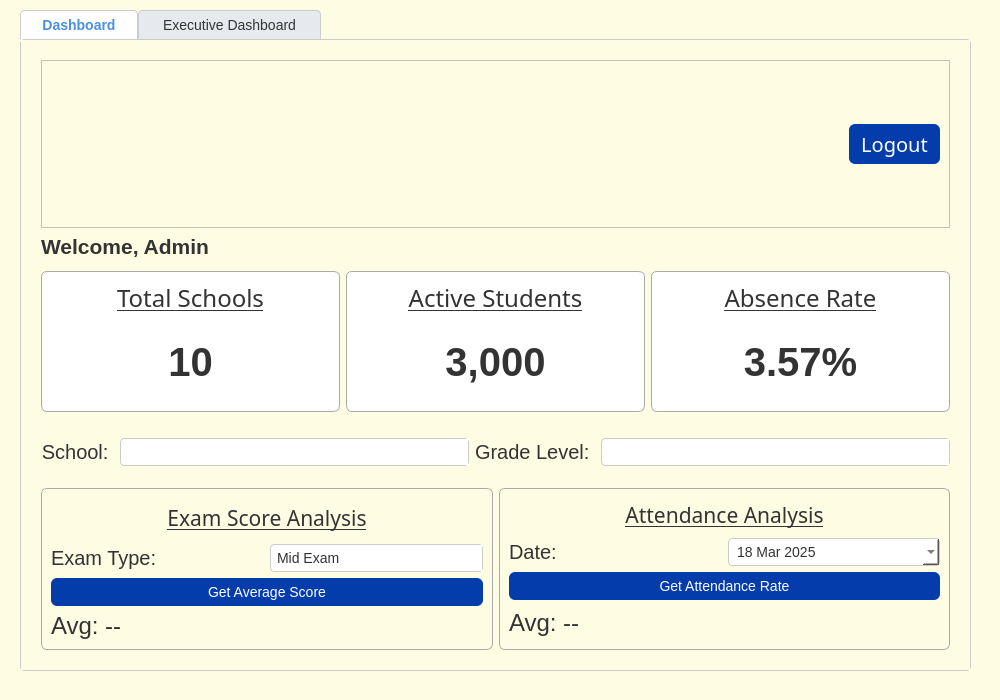
<?xml version="1.0" encoding="UTF-8"?>
<ui version="4.0">
 <class>DistrictEmployeeDashboard</class>
 <widget class="QMainWindow" name="DistrictEmployeeDashboard">
  <property name="geometry">
   <rect>
    <x>0</x>
    <y>0</y>
    <width>1000</width>
    <height>700</height>
   </rect>
  </property>
  <property name="minimumSize">
   <size>
    <width>1000</width>
    <height>700</height>
   </size>
  </property>
  <property name="maximumSize">
   <size>
    <width>1000</width>
    <height>707</height>
   </size>
  </property>
  <property name="windowTitle">
   <string>Sunnydale School District - Admin Portal</string>
  </property>
  <property name="styleSheet">
   <string notr="true"/>
  </property>
  <widget class="QWidget" name="centralwidget">
   <property name="styleSheet">
    <string notr="true">/* === GENERAL APP STYLE === */
QMainWindow {
    font-family: 'Segoe UI', sans-serif;
    font-size: 14px;
    color: #333;
}

QWidget {
    background-color: rgb(255, 252, 228);
    font-family: 'Segoe UI', sans-serif;
    font-size: 14px;
    color: #333;
}

/* === PUSH BUTTONS === */
QPushButton {
    background-color: rgb(5, 60, 171);
    color: white;
    border: none;
    border-radius: 6px;
    padding: 6px 12px;
}

QPushButton:hover {
    background-color: #357ABD;
}

QPushButton:pressed {
    background-color: #2e5aa0;
}

/* === COMBOBOX, INPUTS, TEXTAREA === */
QComboBox, QLineEdit, QTextEdit, QDateEdit, QTimeEdit {
    background-color: #ffffff;
    border: 1px solid #ccc;
    border-radius: 4px;
    padding: 4px 6px;
}

QComboBox::drop-down {
    border: none;
    background-color: white;
}

QComboBox QAbstractItemView {
    background-color: white;
}

/* === TABLES === */
QTableWidget, QTableView {
    background-color: #ffffff;
    alternate-background-color: #f0f0f0;
    gridline-color: #dcdcdc;
    border: 1px solid #ccc;
    border-radius: 4px;
}

QHeaderView::section {
    background-color: #e6e9ed;
    padding: 4px;
    border: none;
    font-weight: bold;
}

/* === LIST WIDGETS === */
QListWidget {
    background-color: #ffffff;
    border: 1px solid #ccc;
    border-radius: 4px;
}

/* === CALENDAR === */
QCalendarWidget QToolButton {
    color: #4a90e2;
}

QCalendarWidget QAbstractItemView {
    selection-background-color: #4a90e2;
    selection-color: white;
}

/* === GROUP BOXES === */
QGroupBox {
    border: 1px solid #aaa;
    border-radius: 6px;
    margin-top: 6px;
}

QGroupBox::title {
    subcontrol-origin: margin;
    left: 10px;
    padding: 0 4px;
    background-color: transparent;
    color: #4a90e2;
    font-weight: bold;
}

/* === TABS === */
QTabWidget::pane {
    border: 1px solid #ccc;
    border-radius: 4px;
}

QTabBar::tab {
    background: #e6e9ed;
    padding: 6px 12px;
    border: 1px solid #ccc;
    border-bottom: none;
    border-top-left-radius: 4px;
    border-top-right-radius: 4px;
}

QTabBar::tab:selected {
    background: #ffffff;
    color: #4a90e2;
    font-weight: bold;
}

/* === TOOLTIP === */
QToolTip {
    background-color: #333;
    color: #fff;
    padding: 4px;
    border-radius: 4px;
}</string>
   </property>
   <widget class="QWidget" name="centralLayoutContainer">
    <property name="geometry">
     <rect>
      <x>240</x>
      <y>60</y>
      <width>533</width>
      <height>550</height>
     </rect>
    </property>
    <layout class="QVBoxLayout" name="mainLayout"/>
   </widget>
   <widget class="QTabWidget" name="mainTabs">
    <property name="geometry">
     <rect>
      <x>20</x>
      <y>10</y>
      <width>951</width>
      <height>661</height>
     </rect>
    </property>
    <property name="currentIndex">
     <number>0</number>
    </property>
    <widget class="QWidget" name="dashboardTab">
     <attribute name="title">
      <string>   Dashboard   </string>
     </attribute>
     <layout class="QVBoxLayout" name="dashboardLayout">
      <property name="leftMargin">
       <number>20</number>
      </property>
      <property name="topMargin">
       <number>20</number>
      </property>
      <property name="rightMargin">
       <number>20</number>
      </property>
      <property name="bottomMargin">
       <number>20</number>
      </property>
      <item>
       <widget class="QFrame" name="frame">
        <property name="frameShape">
         <enum>QFrame::StyledPanel</enum>
        </property>
        <property name="frameShadow">
         <enum>QFrame::Raised</enum>
        </property>
        <layout class="QHBoxLayout" name="horizontalLayout">
         <item>
          <layout class="QHBoxLayout" name="sunnydale_header">
           <property name="sizeConstraint">
            <enum>QLayout::SetMinimumSize</enum>
           </property>
           <property name="leftMargin">
            <number>0</number>
           </property>
           <property name="rightMargin">
            <number>0</number>
           </property>
           <item>
            <widget class="QLabel" name="sunnydale_header_png">
             <property name="sizePolicy">
              <sizepolicy hsizetype="Expanding" vsizetype="Minimum">
               <horstretch>1</horstretch>
               <verstretch>0</verstretch>
              </sizepolicy>
             </property>
             <property name="text">
              <string/>
             </property>
             <property name="pixmap">
              <pixmap>:/sunnydale_header.png/sunnydale_header.png</pixmap>
             </property>
             <property name="alignment">
              <set>Qt::AlignCenter</set>
             </property>
            </widget>
           </item>
           <item>
            <widget class="QPushButton" name="logout_button">
             <property name="sizePolicy">
              <sizepolicy hsizetype="Expanding" vsizetype="Fixed">
               <horstretch>0</horstretch>
               <verstretch>0</verstretch>
              </sizepolicy>
             </property>
             <property name="font">
              <font>
               <family>Segoe UI,sans-serif</family>
               <pointsize>15</pointsize>
              </font>
             </property>
             <property name="styleSheet">
              <string notr="true">
   	font-size: 15pt;
</string>
             </property>
             <property name="text">
              <string>Logout</string>
             </property>
            </widget>
           </item>
          </layout>
         </item>
        </layout>
       </widget>
      </item>
      <item>
       <widget class="QLabel" name="label_6">
        <property name="sizePolicy">
         <sizepolicy hsizetype="Fixed" vsizetype="Fixed">
          <horstretch>0</horstretch>
          <verstretch>0</verstretch>
         </sizepolicy>
        </property>
        <property name="styleSheet">
         <string notr="true">font-size: 16pt;
font-weight: bold;</string>
        </property>
        <property name="text">
         <string>Welcome, Admin</string>
        </property>
        <property name="alignment">
         <set>Qt::AlignLeading|Qt::AlignLeft|Qt::AlignVCenter</set>
        </property>
       </widget>
      </item>
      <item>
       <layout class="QHBoxLayout" name="kpiHeaderLayout">
        <property name="topMargin">
         <number>0</number>
        </property>
        <property name="bottomMargin">
         <number>20</number>
        </property>
        <item>
         <widget class="QGroupBox" name="groupTotalSchools">
          <property name="styleSheet">
           <string notr="true"> background-color: white;</string>
          </property>
          <property name="title">
           <string/>
          </property>
          <layout class="QVBoxLayout" name="layoutTotalSchools">
           <item>
            <widget class="QLabel" name="label">
             <property name="sizePolicy">
              <sizepolicy hsizetype="Preferred" vsizetype="Fixed">
               <horstretch>0</horstretch>
               <verstretch>0</verstretch>
              </sizepolicy>
             </property>
             <property name="font">
              <font>
               <family>Segoe UI,sans-serif</family>
               <pointsize>18</pointsize>
               <weight>50</weight>
               <italic>false</italic>
               <bold>false</bold>
               <underline>true</underline>
              </font>
             </property>
             <property name="styleSheet">
              <string notr="true">font: 18pt;</string>
             </property>
             <property name="text">
              <string>Total Schools</string>
             </property>
             <property name="alignment">
              <set>Qt::AlignCenter</set>
             </property>
            </widget>
           </item>
           <item>
            <widget class="QLabel" name="lblTotalSchools">
             <property name="styleSheet">
              <string notr="true">font-size: 40px; font-weight: bold;</string>
             </property>
             <property name="text">
              <string>10</string>
             </property>
             <property name="alignment">
              <set>Qt::AlignCenter</set>
             </property>
            </widget>
           </item>
          </layout>
         </widget>
        </item>
        <item>
         <widget class="QGroupBox" name="groupActiveStudents">
          <property name="styleSheet">
           <string notr="true"> background-color: white;</string>
          </property>
          <property name="title">
           <string/>
          </property>
          <layout class="QVBoxLayout" name="layoutActiveStudents">
           <item>
            <widget class="QLabel" name="label_2">
             <property name="sizePolicy">
              <sizepolicy hsizetype="Preferred" vsizetype="Fixed">
               <horstretch>0</horstretch>
               <verstretch>0</verstretch>
              </sizepolicy>
             </property>
             <property name="font">
              <font>
               <family>Segoe UI,sans-serif</family>
               <pointsize>18</pointsize>
               <weight>50</weight>
               <italic>false</italic>
               <bold>false</bold>
               <underline>true</underline>
              </font>
             </property>
             <property name="styleSheet">
              <string notr="true">font: 18pt;</string>
             </property>
             <property name="text">
              <string>Active Students</string>
             </property>
             <property name="alignment">
              <set>Qt::AlignCenter</set>
             </property>
            </widget>
           </item>
           <item>
            <widget class="QLabel" name="lblActiveStudents">
             <property name="styleSheet">
              <string notr="true">font-size: 40px; font-weight: bold; </string>
             </property>
             <property name="text">
              <string>3,000</string>
             </property>
             <property name="alignment">
              <set>Qt::AlignCenter</set>
             </property>
            </widget>
           </item>
          </layout>
         </widget>
        </item>
        <item>
         <widget class="QGroupBox" name="groupAvgAttendance">
          <property name="styleSheet">
           <string notr="true"> background-color: white;</string>
          </property>
          <property name="title">
           <string/>
          </property>
          <layout class="QVBoxLayout" name="layoutAvgAttendance">
           <item>
            <widget class="QLabel" name="label_3">
             <property name="sizePolicy">
              <sizepolicy hsizetype="Preferred" vsizetype="Fixed">
               <horstretch>0</horstretch>
               <verstretch>0</verstretch>
              </sizepolicy>
             </property>
             <property name="font">
              <font>
               <family>Segoe UI,sans-serif</family>
               <pointsize>18</pointsize>
               <weight>50</weight>
               <italic>false</italic>
               <bold>false</bold>
               <underline>true</underline>
              </font>
             </property>
             <property name="styleSheet">
              <string notr="true">font: 18pt;</string>
             </property>
             <property name="text">
              <string>Absence Rate</string>
             </property>
             <property name="alignment">
              <set>Qt::AlignCenter</set>
             </property>
            </widget>
           </item>
           <item>
            <widget class="QLabel" name="lblAvgAttendance">
             <property name="styleSheet">
              <string notr="true">font-size: 40px; font-weight: bold;</string>
             </property>
             <property name="text">
              <string>3.57%</string>
             </property>
             <property name="alignment">
              <set>Qt::AlignCenter</set>
             </property>
            </widget>
           </item>
          </layout>
         </widget>
        </item>
       </layout>
      </item>
      <item>
       <layout class="QHBoxLayout" name="filterLayout">
        <property name="bottomMargin">
         <number>10</number>
        </property>
        <item>
         <widget class="QLabel" name="lblSchool">
          <property name="styleSheet">
           <string notr="true">font: 15pt;</string>
          </property>
          <property name="text">
           <string>School: </string>
          </property>
          <property name="alignment">
           <set>Qt::AlignRight|Qt::AlignTrailing|Qt::AlignVCenter</set>
          </property>
         </widget>
        </item>
        <item>
         <widget class="QComboBox" name="comboSchool">
          <property name="sizePolicy">
           <sizepolicy hsizetype="Expanding" vsizetype="Fixed">
            <horstretch>0</horstretch>
            <verstretch>0</verstretch>
           </sizepolicy>
          </property>
         </widget>
        </item>
        <item>
         <widget class="QLabel" name="lblGrade">
          <property name="styleSheet">
           <string notr="true">font: 15pt;</string>
          </property>
          <property name="text">
           <string>Grade Level: </string>
          </property>
         </widget>
        </item>
        <item>
         <widget class="QComboBox" name="comboGrade">
          <property name="sizePolicy">
           <sizepolicy hsizetype="Expanding" vsizetype="Fixed">
            <horstretch>0</horstretch>
            <verstretch>0</verstretch>
           </sizepolicy>
          </property>
         </widget>
        </item>
       </layout>
      </item>
      <item>
       <layout class="QHBoxLayout" name="analysisLayout">
        <item>
         <layout class="QVBoxLayout" name="examLayout">
          <item>
           <widget class="QGroupBox" name="groupExam">
            <property name="title">
             <string/>
            </property>
            <layout class="QVBoxLayout" name="examGroupLayout">
             <item>
              <widget class="QLabel" name="label_4">
               <property name="font">
                <font>
                 <family>Segoe UI,sans-serif</family>
                 <pointsize>16</pointsize>
                 <weight>50</weight>
                 <italic>false</italic>
                 <bold>false</bold>
                 <underline>true</underline>
                </font>
               </property>
               <property name="styleSheet">
                <string notr="true">font: 16pt;</string>
               </property>
               <property name="text">
                <string>Exam Score Analysis</string>
               </property>
               <property name="alignment">
                <set>Qt::AlignCenter</set>
               </property>
              </widget>
             </item>
             <item>
              <layout class="QHBoxLayout">
               <item>
                <widget class="QLabel" name="lblExamType">
                 <property name="sizePolicy">
                  <sizepolicy hsizetype="Expanding" vsizetype="Preferred">
                   <horstretch>0</horstretch>
                   <verstretch>0</verstretch>
                  </sizepolicy>
                 </property>
                 <property name="styleSheet">
                  <string notr="true">font: 15pt;</string>
                 </property>
                 <property name="text">
                  <string>Exam Type:</string>
                 </property>
                </widget>
               </item>
               <item>
                <widget class="QComboBox" name="comboExamType">
                 <property name="sizePolicy">
                  <sizepolicy hsizetype="Expanding" vsizetype="Fixed">
                   <horstretch>0</horstretch>
                   <verstretch>0</verstretch>
                  </sizepolicy>
                 </property>
                 <property name="styleSheet">
                  <string notr="true">QComboBox::drop-down {
    border: none;
    background-color: white;
}</string>
                 </property>
                 <item>
                  <property name="text">
                   <string>Mid Exam</string>
                  </property>
                 </item>
                 <item>
                  <property name="text">
                   <string>Final Exam</string>
                  </property>
                 </item>
                </widget>
               </item>
              </layout>
             </item>
             <item>
              <widget class="QPushButton" name="btnFetchExamStats">
               <property name="text">
                <string>Get Average Score</string>
               </property>
              </widget>
             </item>
             <item>
              <widget class="QLabel" name="lblExamResult">
               <property name="sizePolicy">
                <sizepolicy hsizetype="Preferred" vsizetype="Fixed">
                 <horstretch>0</horstretch>
                 <verstretch>0</verstretch>
                </sizepolicy>
               </property>
               <property name="styleSheet">
                <string notr="true">font: 18pt;</string>
               </property>
               <property name="text">
                <string>Avg: --</string>
               </property>
              </widget>
             </item>
            </layout>
           </widget>
          </item>
         </layout>
        </item>
        <item>
         <layout class="QVBoxLayout" name="attendanceLayout">
          <item>
           <widget class="QGroupBox" name="groupAttendance">
            <property name="title">
             <string/>
            </property>
            <layout class="QVBoxLayout" name="attendanceGroupLayout">
             <item>
              <widget class="QLabel" name="label_5">
               <property name="font">
                <font>
                 <family>Segoe UI,sans-serif</family>
                 <pointsize>16</pointsize>
                 <weight>50</weight>
                 <italic>false</italic>
                 <bold>false</bold>
                 <underline>true</underline>
                </font>
               </property>
               <property name="styleSheet">
                <string notr="true">font: 16pt;</string>
               </property>
               <property name="text">
                <string>Attendance Analysis</string>
               </property>
               <property name="alignment">
                <set>Qt::AlignCenter</set>
               </property>
              </widget>
             </item>
             <item>
              <layout class="QHBoxLayout">
               <item>
                <widget class="QLabel" name="lblDate">
                 <property name="sizePolicy">
                  <sizepolicy hsizetype="Expanding" vsizetype="Preferred">
                   <horstretch>0</horstretch>
                   <verstretch>0</verstretch>
                  </sizepolicy>
                 </property>
                 <property name="styleSheet">
                  <string notr="true">font: 15pt;</string>
                 </property>
                 <property name="text">
                  <string>Date:</string>
                 </property>
                </widget>
               </item>
               <item>
                <widget class="QDateEdit" name="dateAttendance">
                 <property name="sizePolicy">
                  <sizepolicy hsizetype="Expanding" vsizetype="Fixed">
                   <horstretch>0</horstretch>
                   <verstretch>0</verstretch>
                  </sizepolicy>
                 </property>
                 <property name="styleSheet">
                  <string notr="true">QComboBox::drop-down {
    border: none;
    background-color: white;
}</string>
                 </property>
                 <property name="dateTime">
                  <datetime>
                   <hour>0</hour>
                   <minute>0</minute>
                   <second>0</second>
                   <year>2025</year>
                   <month>3</month>
                   <day>18</day>
                  </datetime>
                 </property>
                 <property name="maximumDateTime">
                  <datetime>
                   <hour>23</hour>
                   <minute>59</minute>
                   <second>59</second>
                   <year>2025</year>
                   <month>5</month>
                   <day>15</day>
                  </datetime>
                 </property>
                 <property name="calendarPopup">
                  <bool>true</bool>
                 </property>
                </widget>
               </item>
              </layout>
             </item>
             <item>
              <widget class="QPushButton" name="btnFetchAttendance">
               <property name="text">
                <string>Get Attendance Rate</string>
               </property>
              </widget>
             </item>
             <item>
              <widget class="QLabel" name="lblAttendanceResult">
               <property name="styleSheet">
                <string notr="true">font: 18pt;</string>
               </property>
               <property name="text">
                <string>Avg: --</string>
               </property>
              </widget>
             </item>
            </layout>
           </widget>
          </item>
         </layout>
        </item>
       </layout>
      </item>
     </layout>
    </widget>
    <widget class="QWidget" name="executiveTab">
     <attribute name="title">
      <string>   Executive Dashboard   </string>
     </attribute>
     <layout class="QVBoxLayout" name="executiveTabLayout">
      <item>
       <widget class="QLabel" name="labelSchoolChartTitle">
        <property name="text">
         <string notr="true">&lt;span style=&quot;font-size:18pt; font-weight:600;&quot;&gt;Attendance Rate by School&lt;/span&gt;&lt;br&gt;&lt;span style=&quot;font-size:10pt; color:#666;&quot;&gt;(May 13, 2025)&lt;/span&gt;</string>
        </property>
       </widget>
      </item>
      <item>
       <widget class="QWidget" name="schoolBarChart" native="true"/>
      </item>
      <item>
       <layout class="QHBoxLayout" name="horizontalLayout">
        <item>
         <widget class="QLabel" name="labelSelectSchool">
          <property name="text">
           <string>Select School:</string>
          </property>
         </widget>
        </item>
        <item>
         <widget class="QComboBox" name="comboSchoolChart"/>
        </item>
       </layout>
      </item>
      <item>
       <widget class="QLabel" name="labelGradeChartTitle">
        <property name="text">
         <string notr="true">&lt;span style=&quot;font-size:18pt; font-weight:600;&quot;&gt;Grade-Level Attendance&lt;/span&gt;&lt;br&gt;&lt;span style=&quot;font-size:10pt; color:#666;&quot;&gt;(May 13, 2025)&lt;/span&gt;</string>
        </property>
       </widget>
      </item>
      <item>
       <widget class="QWidget" name="gradeBarChart" native="true"/>
      </item>
     </layout>
    </widget>
   </widget>
  </widget>
 </widget>
 <resources/>
 <connections/>
</ui>
